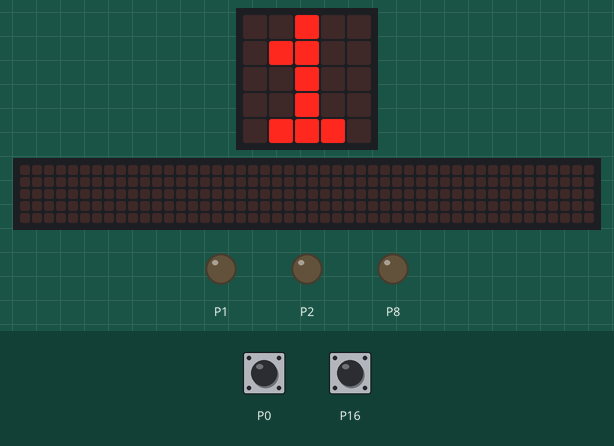
Simulated run of this program. Board: BBC micro:bit (MakeCode). Shown: the board's 5×5 LED display, a strip that is not on the board, showing the scrolling text unrolled, output pins drawn as LEDs (lit = HIGH). The test bench sets the inputs (shaded band); at power-on: P16 LOW, P0 LOW. The 48×5 strip is a reading aid, not a part: it shows the text the display is scrolling, unrolled, one strip-width of it at a time.

Above: at 1.3 s.
1.4 s: P16 pulled HIGH for 1.8 s
At 3.6 s:
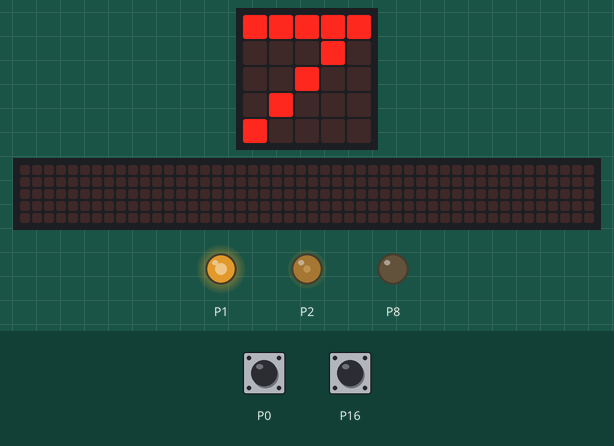
4.7 s: P0 pulled HIGH for 1.8 s
At 7.02 s:
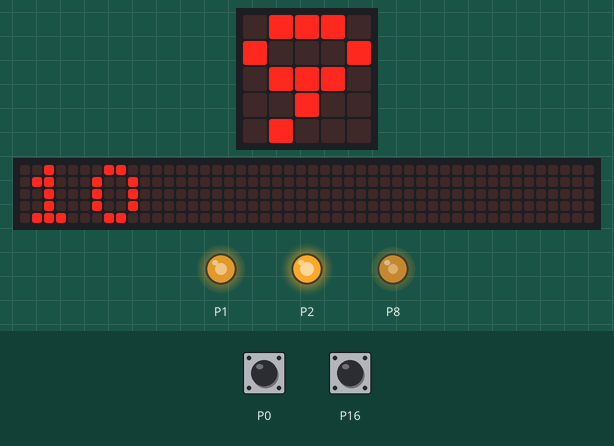
8.4 s: P0 pulled HIGH for 1.8 s
At 10.04 s:
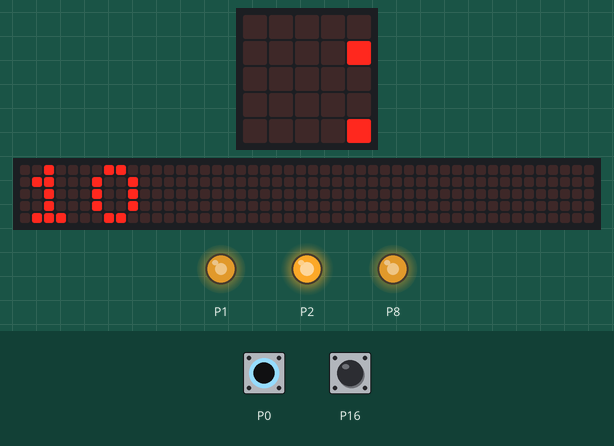
11.7 s: P16 pulled HIGH for 1.8 s
At 15.25 s:
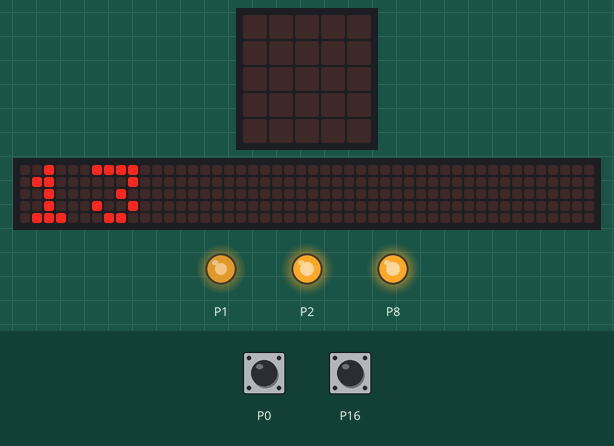
Timing chart, 0 to 16.0 s (numbered marks = the images above; inputs shaded):
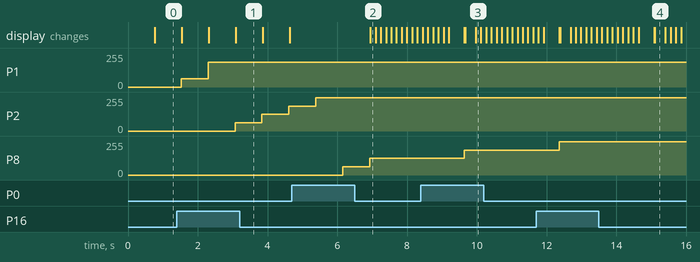

The program:

main.ts
```typescript
let etatactuel2 = 0
let rouge = 0
let vert = 0
let bleu = 0
let nombre = 0
let etatpasse = 0
let etatactuel = 0
basic.forever(function () {
    basic.showNumber(nombre)
    etatactuel = pins.digitalReadPin(DigitalPin.P16)
    etatactuel2 = pins.digitalReadPin(DigitalPin.P0)
    pins.analogWritePin(AnalogPin.P1, rouge)
    pins.analogWritePin(AnalogPin.P2, vert)
    pins.analogWritePin(AnalogPin.P8, bleu)
    if (etatactuel2 == 0) {
        rouge += 250
        nombre += 1
    }
    if (etatactuel != etatpasse) {
        if (etatactuel == 1) {
            rouge += 250
            nombre += 1
        }
    }
    if (rouge >= 1023) {
        vert += 250
    }
    if (vert >= 1023) {
        bleu += 250
    }
})
```

test.ts
```typescript
// les tests vont ici ; cela ne sera pas compilé si ce paquet est utilisé en tant qu'extension.
```

Measured:
- after the input at 1.4 s, P2: 0/255 → 62/255 after 1.7 s instead of 3.2 s
- after the input at 4.7 s, P8: 0/255 → 62/255 after 1.5 s instead of 3.4 s
